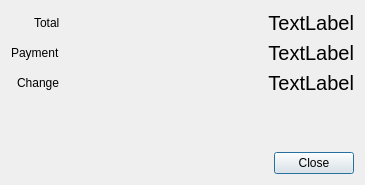
<?xml version="1.0" encoding="UTF-8"?>
<ui version="4.0">
 <class>PaymentCashSuccessDialog</class>
 <widget class="QDialog" name="PaymentCashSuccessDialog">
  <property name="geometry">
   <rect>
    <x>0</x>
    <y>0</y>
    <width>365</width>
    <height>185</height>
   </rect>
  </property>
  <property name="windowTitle">
   <string>Payment Success</string>
  </property>
  <layout class="QVBoxLayout" name="verticalLayout">
   <item>
    <layout class="QFormLayout" name="formLayout">
     <property name="labelAlignment">
      <set>Qt::AlignRight|Qt::AlignTrailing|Qt::AlignVCenter</set>
     </property>
     <item row="0" column="0">
      <widget class="QLabel" name="labelTotal_2">
       <property name="text">
        <string>Total</string>
       </property>
      </widget>
     </item>
     <item row="1" column="0">
      <widget class="QLabel" name="labelPayment_2">
       <property name="text">
        <string>Payment</string>
       </property>
      </widget>
     </item>
     <item row="2" column="0">
      <widget class="QLabel" name="labelChange_2">
       <property name="text">
        <string>Change</string>
       </property>
      </widget>
     </item>
     <item row="0" column="1">
      <widget class="QLabel" name="labelTotal">
       <property name="styleSheet">
        <string notr="true">font-size: 20px;</string>
       </property>
       <property name="text">
        <string>TextLabel</string>
       </property>
       <property name="alignment">
        <set>Qt::AlignRight|Qt::AlignTrailing|Qt::AlignVCenter</set>
       </property>
       <property name="margin">
        <number>6</number>
       </property>
      </widget>
     </item>
     <item row="1" column="1">
      <widget class="QLabel" name="labelPayment">
       <property name="styleSheet">
        <string notr="true">font-size: 20px;</string>
       </property>
       <property name="text">
        <string>TextLabel</string>
       </property>
       <property name="alignment">
        <set>Qt::AlignRight|Qt::AlignTrailing|Qt::AlignVCenter</set>
       </property>
       <property name="margin">
        <number>6</number>
       </property>
      </widget>
     </item>
     <item row="2" column="1">
      <widget class="QLabel" name="labelChange">
       <property name="styleSheet">
        <string notr="true">font-size: 20px;</string>
       </property>
       <property name="text">
        <string>TextLabel</string>
       </property>
       <property name="alignment">
        <set>Qt::AlignRight|Qt::AlignTrailing|Qt::AlignVCenter</set>
       </property>
       <property name="margin">
        <number>6</number>
       </property>
      </widget>
     </item>
    </layout>
   </item>
   <item>
    <spacer name="verticalSpacer">
     <property name="orientation">
      <enum>Qt::Vertical</enum>
     </property>
     <property name="sizeHint" stdset="0">
      <size>
       <width>20</width>
       <height>40</height>
      </size>
     </property>
    </spacer>
   </item>
   <item>
    <layout class="QHBoxLayout" name="horizontalLayout">
     <item>
      <spacer name="horizontalSpacer">
       <property name="orientation">
        <enum>Qt::Horizontal</enum>
       </property>
       <property name="sizeHint" stdset="0">
        <size>
         <width>40</width>
         <height>20</height>
        </size>
       </property>
      </spacer>
     </item>
     <item>
      <widget class="QPushButton" name="pushButton">
       <property name="text">
        <string>Close</string>
       </property>
       <property name="default">
        <bool>true</bool>
       </property>
      </widget>
     </item>
    </layout>
   </item>
  </layout>
 </widget>
 <resources/>
 <connections>
  <connection>
   <sender>pushButton</sender>
   <signal>clicked()</signal>
   <receiver>PaymentCashSuccessDialog</receiver>
   <slot>close()</slot>
   <hints>
    <hint type="sourcelabel">
     <x>314</x>
     <y>162</y>
    </hint>
    <hint type="destinationlabel">
     <x>182</x>
     <y>92</y>
    </hint>
   </hints>
  </connection>
 </connections>
</ui>
